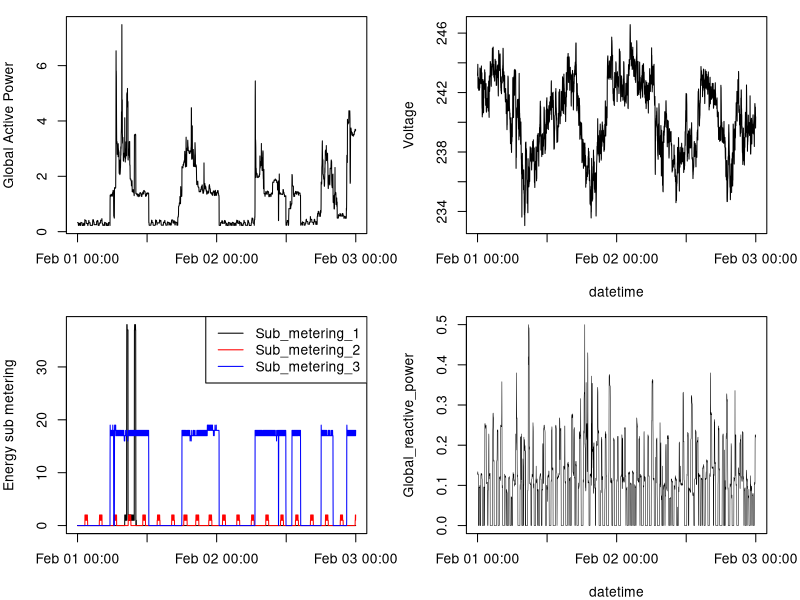

The R source for this figure:
library("readxl")

#Reading the filtered file created using Plot1.R script
plot4_data=read_xlsx("./finalised_Electric_power_consumption.xlsx")

#Concatenating datetime variable and converting into Datetime format
plot4_data$datetime=strptime(paste(as.character(plot4_data$Date),plot4_data$Time),"%Y-%m-%d %H:%M:%S")
str(plot4_data)


png(file="./plot4.png")
par(mfrow=(c(2,2)),mar=c(4,4,1,2))
with(plot4_data,plot(datetime,Global_active_power,type='l',ylab="Global Active Power",xlab=""))

with(plot4_data,plot(datetime,Voltage,ylab="Voltage",xlab="datetime",type='l'))

with(plot4_data,plot(datetime,Sub_metering_1,type="l",ylab="Energy sub metering",xlab=""))
lines(plot4_data$datetime,plot4_data$Sub_metering_2,type="l",col="red")
lines(plot4_data$datetime,plot4_data$Sub_metering_3,type="l",col="blue")
legend("topright",legend = c("Sub_metering_1","Sub_metering_2","Sub_metering_3"),col=c("black","red","blue"),lty=1)

with(plot4_data,plot(datetime,Global_reactive_power,type="l",xlab="datetime",ylab="Global_reactive_power",lwd=0.5))
dev.off()
